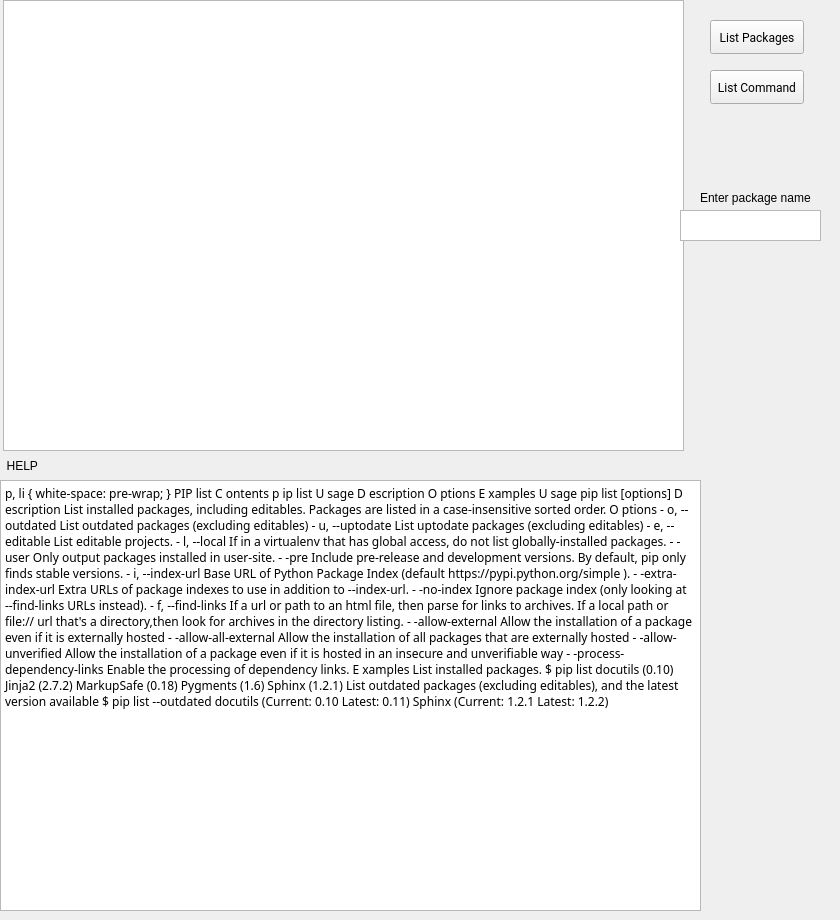
  <widget class="QWidget" name="tab_2">
   <attribute name="title">
    <string>List</string>
   </attribute>
   <widget class="QLabel" name="label_3">
    <property name="geometry">
     <rect>
      <x>0</x>
      <y>450</y>
      <width>821</width>
      <height>31</height>
     </rect>
    </property>
    <property name="text">
     <string>  HELP</string>
    </property>
   </widget>
   <widget class="QTextEdit" name="textEdit_helplist">
    <property name="geometry">
     <rect>
      <x>0</x>
      <y>480</y>
      <width>701</width>
      <height>431</height>
     </rect>
    </property>
    <property name="font">
     <font>
      <family>Adobe Arabic</family>
     </font>
    </property>
    <property name="html">
     <string>&lt;!DOCTYPE HTML PUBLIC &quot;-//W3C//DTD HTML 4.0//EN&quot; &quot;http://www.w3.org/TR/REC-html40/strict.dtd&quot;&gt;
&lt;html&gt;&lt;head&gt;&lt;meta name=&quot;qrichtext&quot; content=&quot;1&quot; /&gt;&lt;style type=&quot;text/css&quot;&gt;
p, li { white-space: pre-wrap; }
&lt;/style&gt;&lt;/head&gt;&lt;body style=&quot; font-family:'Adobe Arabic'; font-size:8.25pt; font-weight:400; font-style:normal;&quot;&gt;
&lt;p style=&quot; margin-top:18px; margin-bottom:12px; margin-left:0px; margin-right:0px; -qt-block-indent:0; text-indent:0px;&quot;&gt;&lt;a href=&quot;https://pip.pypa.io/en/latest/reference/pip_list.html#id2&quot;&gt;&lt;span style=&quot; font-size:18pt; font-weight:600; text-decoration: underline; color:#ff0000;&quot;&gt;PIP list&lt;/span&gt;&lt;/a&gt;&lt;/p&gt;
&lt;p style=&quot; margin-top:0px; margin-bottom:0px; margin-left:0px; margin-right:0px; -qt-block-indent:0; text-indent:0px;&quot;&gt;&lt;a name=&quot;contents&quot;&gt;&lt;/a&gt;&lt;span style=&quot; font-size:18pt; font-weight:600;&quot;&gt;C&lt;/span&gt;&lt;span style=&quot; font-size:18pt; font-weight:600;&quot;&gt;ontents&lt;/span&gt;&lt;/p&gt;
&lt;p style=&quot; margin-top:0px; margin-bottom:0px; margin-left:0px; margin-right:0px; -qt-block-indent:0; text-indent:0px;&quot;&gt;&lt;a name=&quot;id2&quot;&gt;&lt;/a&gt;&lt;a href=&quot;https://pip.pypa.io/en/latest/reference/pip_list.html#pip-list&quot;&gt;&lt;span style=&quot; font-size:18pt; font-weight:600; text-decoration: underline; color:#ff0000;&quot;&gt;p&lt;/span&gt;&lt;/a&gt;&lt;span style=&quot; font-size:18pt; font-weight:600; color:#ff0000;&quot;&gt;ip list&lt;/span&gt;&lt;/p&gt;
&lt;p style=&quot; margin-top:0px; margin-bottom:0px; margin-left:0px; margin-right:0px; -qt-block-indent:0; text-indent:0px;&quot;&gt;&lt;a name=&quot;id3&quot;&gt;&lt;/a&gt;&lt;a href=&quot;https://pip.pypa.io/en/latest/reference/pip_list.html#usage&quot;&gt;&lt;span style=&quot; font-size:18pt; font-weight:600; text-decoration: underline; color:#ff0000;&quot;&gt;U&lt;/span&gt;&lt;/a&gt;&lt;span style=&quot; font-size:18pt; font-weight:600; color:#ff0000;&quot;&gt;sage&lt;/span&gt;&lt;/p&gt;
&lt;p style=&quot; margin-top:0px; margin-bottom:0px; margin-left:0px; margin-right:0px; -qt-block-indent:0; text-indent:0px;&quot;&gt;&lt;a name=&quot;id4&quot;&gt;&lt;/a&gt;&lt;a href=&quot;https://pip.pypa.io/en/latest/reference/pip_list.html#description&quot;&gt;&lt;span style=&quot; font-size:18pt; font-weight:600; text-decoration: underline; color:#ff0000;&quot;&gt;D&lt;/span&gt;&lt;/a&gt;&lt;span style=&quot; font-size:18pt; font-weight:600; color:#ff0000;&quot;&gt;escription&lt;/span&gt;&lt;/p&gt;
&lt;p style=&quot; margin-top:0px; margin-bottom:0px; margin-left:0px; margin-right:0px; -qt-block-indent:0; text-indent:0px;&quot;&gt;&lt;a name=&quot;id5&quot;&gt;&lt;/a&gt;&lt;a href=&quot;https://pip.pypa.io/en/latest/reference/pip_list.html#options&quot;&gt;&lt;span style=&quot; font-size:18pt; font-weight:600; text-decoration: underline; color:#ff0000;&quot;&gt;O&lt;/span&gt;&lt;/a&gt;&lt;span style=&quot; font-size:18pt; font-weight:600; color:#ff0000;&quot;&gt;ptions&lt;/span&gt;&lt;/p&gt;
&lt;p style=&quot; margin-top:0px; margin-bottom:0px; margin-left:0px; margin-right:0px; -qt-block-indent:0; text-indent:0px;&quot;&gt;&lt;a name=&quot;id6&quot;&gt;&lt;/a&gt;&lt;a href=&quot;https://pip.pypa.io/en/latest/reference/pip_list.html#examples&quot;&gt;&lt;span style=&quot; font-size:18pt; font-weight:600; text-decoration: underline; color:#ff0000;&quot;&gt;E&lt;/span&gt;&lt;/a&gt;&lt;span style=&quot; font-size:18pt; font-weight:600; color:#ff0000;&quot;&gt;xamples&lt;/span&gt;&lt;/p&gt;
&lt;p style=&quot; margin-top:0px; margin-bottom:0px; margin-left:0px; margin-right:0px; -qt-block-indent:0; text-indent:0px;&quot;&gt;&lt;a name=&quot;usage&quot;&gt;&lt;/a&gt;&lt;a href=&quot;https://pip.pypa.io/en/latest/reference/pip_list.html#id3&quot;&gt;&lt;span style=&quot; font-size:18pt; font-weight:600; text-decoration: underline; color:#ff0000;&quot;&gt;U&lt;/span&gt;&lt;/a&gt;&lt;span style=&quot; font-size:18pt; font-weight:600; color:#ff0000;&quot;&gt;sage&lt;/span&gt;&lt;/p&gt;
&lt;p style=&quot; margin-top:12px; margin-bottom:12px; margin-left:0px; margin-right:0px; -qt-block-indent:0; text-indent:0px;&quot;&gt;&lt;span style=&quot; font-family:'Courier New,courier'; font-size:18pt; font-weight:600;&quot;&gt;pip list [options]&lt;/span&gt;&lt;/p&gt;
&lt;p style=&quot; margin-top:0px; margin-bottom:0px; margin-left:0px; margin-right:0px; -qt-block-indent:0; text-indent:0px;&quot;&gt;&lt;a name=&quot;description&quot;&gt;&lt;/a&gt;&lt;a href=&quot;https://pip.pypa.io/en/latest/reference/pip_list.html#id4&quot;&gt;&lt;span style=&quot; font-size:18pt; font-weight:600; text-decoration: underline; color:#ff0000;&quot;&gt;D&lt;/span&gt;&lt;/a&gt;&lt;span style=&quot; font-size:18pt; font-weight:600; text-decoration: underline; color:#ff0000;&quot;&gt;escription&lt;/span&gt;&lt;/p&gt;
&lt;p style=&quot; margin-top:12px; margin-bottom:12px; margin-left:0px; margin-right:0px; -qt-block-indent:0; text-indent:0px;&quot;&gt;&lt;span style=&quot; font-size:18pt; font-weight:600;&quot;&gt;List installed packages, including editables.&lt;/span&gt;&lt;/p&gt;
&lt;p style=&quot; margin-top:12px; margin-bottom:12px; margin-left:0px; margin-right:0px; -qt-block-indent:0; text-indent:0px;&quot;&gt;&lt;span style=&quot; font-size:18pt; font-weight:600;&quot;&gt;Packages are listed in a case-insensitive sorted order.&lt;/span&gt;&lt;/p&gt;
&lt;p style=&quot; margin-top:0px; margin-bottom:0px; margin-left:0px; margin-right:0px; -qt-block-indent:0; text-indent:0px;&quot;&gt;&lt;a name=&quot;options&quot;&gt;&lt;/a&gt;&lt;a href=&quot;https://pip.pypa.io/en/latest/reference/pip_list.html#id5&quot;&gt;&lt;span style=&quot; font-size:18pt; font-weight:600; text-decoration: underline; color:#ff0000;&quot;&gt;O&lt;/span&gt;&lt;/a&gt;&lt;span style=&quot; font-size:18pt; font-weight:600; text-decoration: underline; color:#ff0000;&quot;&gt;ptions&lt;/span&gt;&lt;/p&gt;
&lt;p style=&quot; margin-top:0px; margin-bottom:0px; margin-left:0px; margin-right:0px; -qt-block-indent:0; text-indent:0px;&quot;&gt;&lt;a name=&quot;list-outdated&quot;&gt;&lt;/a&gt;&lt;span style=&quot; font-family:'Courier New,courier'; font-size:18pt; font-weight:600;&quot;&gt;-&lt;/span&gt;&lt;span style=&quot; font-family:'Courier New,courier'; font-size:18pt; font-weight:600;&quot;&gt;o, --outdated&lt;/span&gt;&lt;/p&gt;
&lt;p style=&quot; margin-top:12px; margin-bottom:12px; margin-left:30px; margin-right:0px; -qt-block-indent:0; text-indent:0px;&quot;&gt;&lt;span style=&quot; font-size:18pt; font-weight:600;&quot;&gt;List outdated packages (excluding editables) &lt;/span&gt;&lt;/p&gt;
&lt;p style=&quot; margin-top:0px; margin-bottom:0px; margin-left:0px; margin-right:0px; -qt-block-indent:0; text-indent:0px;&quot;&gt;&lt;a name=&quot;cmdoption-u&quot;&gt;&lt;/a&gt;&lt;span style=&quot; font-family:'Courier New,courier'; font-size:18pt; font-weight:600;&quot;&gt;-&lt;/span&gt;&lt;span style=&quot; font-family:'Courier New,courier'; font-size:18pt; font-weight:600;&quot;&gt;u, --uptodate&lt;/span&gt;&lt;/p&gt;
&lt;p style=&quot; margin-top:12px; margin-bottom:12px; margin-left:30px; margin-right:0px; -qt-block-indent:0; text-indent:0px;&quot;&gt;&lt;span style=&quot; font-size:18pt; font-weight:600;&quot;&gt;List uptodate packages (excluding editables) &lt;/span&gt;&lt;/p&gt;
&lt;p style=&quot; margin-top:0px; margin-bottom:0px; margin-left:0px; margin-right:0px; -qt-block-indent:0; text-indent:0px;&quot;&gt;&lt;a name=&quot;cmdoption-e&quot;&gt;&lt;/a&gt;&lt;span style=&quot; font-family:'Courier New,courier'; font-size:18pt; font-weight:600;&quot;&gt;-&lt;/span&gt;&lt;span style=&quot; font-family:'Courier New,courier'; font-size:18pt; font-weight:600;&quot;&gt;e, --editable&lt;/span&gt;&lt;/p&gt;
&lt;p style=&quot; margin-top:12px; margin-bottom:12px; margin-left:30px; margin-right:0px; -qt-block-indent:0; text-indent:0px;&quot;&gt;&lt;span style=&quot; font-size:18pt; font-weight:600;&quot;&gt;List editable projects. &lt;/span&gt;&lt;/p&gt;
&lt;p style=&quot; margin-top:0px; margin-bottom:0px; margin-left:0px; margin-right:0px; -qt-block-indent:0; text-indent:0px;&quot;&gt;&lt;a name=&quot;cmdoption-l&quot;&gt;&lt;/a&gt;&lt;span style=&quot; font-family:'Courier New,courier'; font-size:18pt; font-weight:600;&quot;&gt;-&lt;/span&gt;&lt;span style=&quot; font-family:'Courier New,courier'; font-size:18pt; font-weight:600;&quot;&gt;l, --local&lt;/span&gt;&lt;/p&gt;
&lt;p style=&quot; margin-top:12px; margin-bottom:12px; margin-left:30px; margin-right:0px; -qt-block-indent:0; text-indent:0px;&quot;&gt;&lt;span style=&quot; font-size:18pt; font-weight:600;&quot;&gt;If in a virtualenv that has global access, do not list globally-installed packages. &lt;/span&gt;&lt;/p&gt;
&lt;p style=&quot; margin-top:0px; margin-bottom:0px; margin-left:0px; margin-right:0px; -qt-block-indent:0; text-indent:0px;&quot;&gt;&lt;a name=&quot;cmdoption--user&quot;&gt;&lt;/a&gt;&lt;span style=&quot; font-family:'Courier New,courier'; font-size:18pt; font-weight:600;&quot;&gt;-&lt;/span&gt;&lt;span style=&quot; font-family:'Courier New,courier'; font-size:18pt; font-weight:600;&quot;&gt;-user&lt;/span&gt;&lt;/p&gt;
&lt;p style=&quot; margin-top:12px; margin-bottom:12px; margin-left:30px; margin-right:0px; -qt-block-indent:0; text-indent:0px;&quot;&gt;&lt;span style=&quot; font-size:18pt; font-weight:600;&quot;&gt;Only output packages installed in user-site. &lt;/span&gt;&lt;/p&gt;
&lt;p style=&quot; margin-top:0px; margin-bottom:0px; margin-left:0px; margin-right:0px; -qt-block-indent:0; text-indent:0px;&quot;&gt;&lt;a name=&quot;cmdoption--pre&quot;&gt;&lt;/a&gt;&lt;span style=&quot; font-family:'Courier New,courier'; font-size:18pt; font-weight:600;&quot;&gt;-&lt;/span&gt;&lt;span style=&quot; font-family:'Courier New,courier'; font-size:18pt; font-weight:600;&quot;&gt;-pre&lt;/span&gt;&lt;/p&gt;
&lt;p style=&quot; margin-top:12px; margin-bottom:12px; margin-left:30px; margin-right:0px; -qt-block-indent:0; text-indent:0px;&quot;&gt;&lt;span style=&quot; font-size:18pt; font-weight:600;&quot;&gt;Include pre-release and development versions. By default, pip only finds stable versions. &lt;/span&gt;&lt;/p&gt;
&lt;p style=&quot; margin-top:0px; margin-bottom:0px; margin-left:0px; margin-right:0px; -qt-block-indent:0; text-indent:0px;&quot;&gt;&lt;a name=&quot;index-url&quot;&gt;&lt;/a&gt;&lt;span style=&quot; font-family:'Courier New,courier'; font-size:18pt; font-weight:600;&quot;&gt;-&lt;/span&gt;&lt;span style=&quot; font-family:'Courier New,courier'; font-size:18pt; font-weight:600;&quot;&gt;i, --index-url &amp;lt;url&amp;gt;&lt;/span&gt;&lt;/p&gt;
&lt;p style=&quot; margin-top:12px; margin-bottom:12px; margin-left:30px; margin-right:0px; -qt-block-indent:0; text-indent:0px;&quot;&gt;&lt;span style=&quot; font-size:18pt; font-weight:600;&quot;&gt;Base URL of Python Package Index (default &lt;/span&gt;&lt;a href=&quot;https://pypi.python.org/simple&quot;&gt;&lt;span style=&quot; font-size:18pt; font-weight:600; text-decoration: underline; color:#0000ff;&quot;&gt;https://pypi.python.org/simple&lt;/span&gt;&lt;/a&gt;&lt;span style=&quot; font-size:18pt; font-weight:600;&quot;&gt;). &lt;/span&gt;&lt;/p&gt;
&lt;p style=&quot; margin-top:0px; margin-bottom:0px; margin-left:0px; margin-right:0px; -qt-block-indent:0; text-indent:0px;&quot;&gt;&lt;a name=&quot;cmdoption--extra-index-url&quot;&gt;&lt;/a&gt;&lt;span style=&quot; font-family:'Courier New,courier'; font-size:18pt; font-weight:600;&quot;&gt;-&lt;/span&gt;&lt;span style=&quot; font-family:'Courier New,courier'; font-size:18pt; font-weight:600;&quot;&gt;-extra-index-url &amp;lt;url&amp;gt;&lt;/span&gt;&lt;/p&gt;
&lt;p style=&quot; margin-top:12px; margin-bottom:12px; margin-left:30px; margin-right:0px; -qt-block-indent:0; text-indent:0px;&quot;&gt;&lt;span style=&quot; font-size:18pt; font-weight:600;&quot;&gt;Extra URLs of package indexes to use in addition to --index-url. &lt;/span&gt;&lt;/p&gt;
&lt;p style=&quot; margin-top:0px; margin-bottom:0px; margin-left:0px; margin-right:0px; -qt-block-indent:0; text-indent:0px;&quot;&gt;&lt;a name=&quot;cmdoption--no-index&quot;&gt;&lt;/a&gt;&lt;span style=&quot; font-family:'Courier New,courier'; font-size:18pt; font-weight:600;&quot;&gt;-&lt;/span&gt;&lt;span style=&quot; font-family:'Courier New,courier'; font-size:18pt; font-weight:600;&quot;&gt;-no-index&lt;/span&gt;&lt;/p&gt;
&lt;p style=&quot; margin-top:12px; margin-bottom:12px; margin-left:30px; margin-right:0px; -qt-block-indent:0; text-indent:0px;&quot;&gt;&lt;span style=&quot; font-size:18pt; font-weight:600;&quot;&gt;Ignore package index (only looking at --find-links URLs instead). &lt;/span&gt;&lt;/p&gt;
&lt;p style=&quot; margin-top:0px; margin-bottom:0px; margin-left:0px; margin-right:0px; -qt-block-indent:0; text-indent:0px;&quot;&gt;&lt;a name=&quot;cmdoption-f&quot;&gt;&lt;/a&gt;&lt;span style=&quot; font-family:'Courier New,courier'; font-size:18pt; font-weight:600;&quot;&gt;-&lt;/span&gt;&lt;span style=&quot; font-family:'Courier New,courier'; font-size:18pt; font-weight:600;&quot;&gt;f, --find-links &amp;lt;url&amp;gt;&lt;/span&gt;&lt;/p&gt;
&lt;p style=&quot; margin-top:12px; margin-bottom:12px; margin-left:30px; margin-right:0px; -qt-block-indent:0; text-indent:0px;&quot;&gt;&lt;span style=&quot; font-size:18pt; font-weight:600;&quot;&gt;If a url or path to an html file, then parse for links to archives. If a local path or &lt;/span&gt;&lt;a href=&quot;file://&quot;&gt;&lt;span style=&quot; font-size:18pt; font-weight:600; text-decoration: underline; color:#0000ff;&quot;&gt;file://&lt;/span&gt;&lt;/a&gt;&lt;span style=&quot; font-size:18pt; font-weight:600;&quot;&gt; url that's a directory,then look for archives in the directory listing. &lt;/span&gt;&lt;/p&gt;
&lt;p style=&quot; margin-top:0px; margin-bottom:0px; margin-left:0px; margin-right:0px; -qt-block-indent:0; text-indent:0px;&quot;&gt;&lt;a name=&quot;cmdoption--allow-external&quot;&gt;&lt;/a&gt;&lt;span style=&quot; font-family:'Courier New,courier'; font-size:18pt; font-weight:600;&quot;&gt;-&lt;/span&gt;&lt;span style=&quot; font-family:'Courier New,courier'; font-size:18pt; font-weight:600;&quot;&gt;-allow-external &amp;lt;package&amp;gt;&lt;/span&gt;&lt;/p&gt;
&lt;p style=&quot; margin-top:12px; margin-bottom:12px; margin-left:30px; margin-right:0px; -qt-block-indent:0; text-indent:0px;&quot;&gt;&lt;span style=&quot; font-size:18pt; font-weight:600;&quot;&gt;Allow the installation of a package even if it is externally hosted &lt;/span&gt;&lt;/p&gt;
&lt;p style=&quot; margin-top:0px; margin-bottom:0px; margin-left:0px; margin-right:0px; -qt-block-indent:0; text-indent:0px;&quot;&gt;&lt;a name=&quot;cmdoption--allow-all-external&quot;&gt;&lt;/a&gt;&lt;span style=&quot; font-family:'Courier New,courier'; font-size:18pt; font-weight:600;&quot;&gt;-&lt;/span&gt;&lt;span style=&quot; font-family:'Courier New,courier'; font-size:18pt; font-weight:600;&quot;&gt;-allow-all-external&lt;/span&gt;&lt;/p&gt;
&lt;p style=&quot; margin-top:12px; margin-bottom:12px; margin-left:30px; margin-right:0px; -qt-block-indent:0; text-indent:0px;&quot;&gt;&lt;span style=&quot; font-size:18pt; font-weight:600;&quot;&gt;Allow the installation of all packages that are externally hosted &lt;/span&gt;&lt;/p&gt;
&lt;p style=&quot; margin-top:0px; margin-bottom:0px; margin-left:0px; margin-right:0px; -qt-block-indent:0; text-indent:0px;&quot;&gt;&lt;a name=&quot;cmdoption--allow-unverified&quot;&gt;&lt;/a&gt;&lt;span style=&quot; font-family:'Courier New,courier'; font-size:18pt; font-weight:600;&quot;&gt;-&lt;/span&gt;&lt;span style=&quot; font-family:'Courier New,courier'; font-size:18pt; font-weight:600;&quot;&gt;-allow-unverified &amp;lt;package&amp;gt;&lt;/span&gt;&lt;/p&gt;
&lt;p style=&quot; margin-top:12px; margin-bottom:12px; margin-left:30px; margin-right:0px; -qt-block-indent:0; text-indent:0px;&quot;&gt;&lt;span style=&quot; font-size:18pt; font-weight:600;&quot;&gt;Allow the installation of a package even if it is hosted in an insecure and unverifiable way &lt;/span&gt;&lt;/p&gt;
&lt;p style=&quot; margin-top:0px; margin-bottom:0px; margin-left:0px; margin-right:0px; -qt-block-indent:0; text-indent:0px;&quot;&gt;&lt;a name=&quot;cmdoption--process-dependency-links&quot;&gt;&lt;/a&gt;&lt;span style=&quot; font-family:'Courier New,courier'; font-size:18pt; font-weight:600;&quot;&gt;-&lt;/span&gt;&lt;span style=&quot; font-family:'Courier New,courier'; font-size:18pt; font-weight:600;&quot;&gt;-process-dependency-links&lt;/span&gt;&lt;/p&gt;
&lt;p style=&quot; margin-top:12px; margin-bottom:12px; margin-left:30px; margin-right:0px; -qt-block-indent:0; text-indent:0px;&quot;&gt;&lt;span style=&quot; font-size:18pt; font-weight:600;&quot;&gt;Enable the processing of dependency links. &lt;/span&gt;&lt;/p&gt;
&lt;p style=&quot; margin-top:0px; margin-bottom:0px; margin-left:0px; margin-right:0px; -qt-block-indent:0; text-indent:0px;&quot;&gt;&lt;a name=&quot;examples&quot;&gt;&lt;/a&gt;&lt;a href=&quot;https://pip.pypa.io/en/latest/reference/pip_list.html#id6&quot;&gt;&lt;span style=&quot; font-size:18pt; font-weight:600; text-decoration: underline; color:#0000ff;&quot;&gt;E&lt;/span&gt;&lt;/a&gt;&lt;span style=&quot; font-size:18pt; font-weight:600; text-decoration: underline; color:#0000ff;&quot;&gt;xamples&lt;/span&gt;&lt;/p&gt;
&lt;ol style=&quot;margin-top: 0px; margin-bottom: 0px; margin-left: 0px; margin-right: 0px; -qt-list-indent: 1;&quot;&gt;&lt;li style=&quot; font-size:18pt; font-weight:600;&quot; style=&quot; margin-top:12px; margin-bottom:12px; margin-left:0px; margin-right:0px; -qt-block-indent:0; text-indent:0px;&quot;&gt;List installed packages.&lt;/li&gt;&lt;/ol&gt;
&lt;p style=&quot; margin-top:12px; margin-bottom:0px; margin-left:40px; margin-right:40px; -qt-block-indent:0; text-indent:0px;&quot;&gt;&lt;span style=&quot; font-family:'Courier New,courier'; font-size:18pt; font-weight:600;&quot;&gt;$ pip list&lt;/span&gt;&lt;/p&gt;
&lt;p style=&quot; margin-top:0px; margin-bottom:0px; margin-left:40px; margin-right:40px; -qt-block-indent:0; text-indent:0px;&quot;&gt;&lt;span style=&quot; font-family:'Courier New,courier'; font-size:18pt; font-weight:600;&quot;&gt;docutils (0.10)&lt;/span&gt;&lt;/p&gt;
&lt;p style=&quot; margin-top:0px; margin-bottom:0px; margin-left:40px; margin-right:40px; -qt-block-indent:0; text-indent:0px;&quot;&gt;&lt;span style=&quot; font-family:'Courier New,courier'; font-size:18pt; font-weight:600;&quot;&gt;Jinja2 (2.7.2)&lt;/span&gt;&lt;/p&gt;
&lt;p style=&quot; margin-top:0px; margin-bottom:0px; margin-left:40px; margin-right:40px; -qt-block-indent:0; text-indent:0px;&quot;&gt;&lt;span style=&quot; font-family:'Courier New,courier'; font-size:18pt; font-weight:600;&quot;&gt;MarkupSafe (0.18)&lt;/span&gt;&lt;/p&gt;
&lt;p style=&quot; margin-top:0px; margin-bottom:0px; margin-left:40px; margin-right:40px; -qt-block-indent:0; text-indent:0px;&quot;&gt;&lt;span style=&quot; font-family:'Courier New,courier'; font-size:18pt; font-weight:600;&quot;&gt;Pygments (1.6)&lt;/span&gt;&lt;/p&gt;
&lt;p style=&quot; margin-top:0px; margin-bottom:12px; margin-left:40px; margin-right:40px; -qt-block-indent:0; text-indent:0px;&quot;&gt;&lt;span style=&quot; font-family:'Courier New,courier'; font-size:18pt; font-weight:600;&quot;&gt;Sphinx (1.2.1)&lt;/span&gt;&lt;/p&gt;
&lt;ol style=&quot;margin-top: 0px; margin-bottom: 0px; margin-left: 0px; margin-right: 0px; -qt-list-indent: 1;&quot;&gt;&lt;li style=&quot; font-size:18pt; font-weight:600;&quot; style=&quot; margin-top:12px; margin-bottom:12px; margin-left:0px; margin-right:0px; -qt-block-indent:0; text-indent:0px;&quot;&gt;List outdated packages (excluding editables), and the latest version available&lt;/li&gt;&lt;/ol&gt;
&lt;p style=&quot; margin-top:12px; margin-bottom:0px; margin-left:40px; margin-right:40px; -qt-block-indent:0; text-indent:0px;&quot;&gt;&lt;span style=&quot; font-family:'Courier New,courier'; font-size:18pt; font-weight:600;&quot;&gt;$ pip list --outdated&lt;/span&gt;&lt;/p&gt;
&lt;p style=&quot; margin-top:0px; margin-bottom:0px; margin-left:40px; margin-right:40px; -qt-block-indent:0; text-indent:0px;&quot;&gt;&lt;span style=&quot; font-family:'Courier New,courier'; font-size:18pt; font-weight:600;&quot;&gt;docutils (Current: 0.10 Latest: 0.11)&lt;/span&gt;&lt;/p&gt;
&lt;p style=&quot; margin-top:0px; margin-bottom:12px; margin-left:40px; margin-right:40px; -qt-block-indent:0; text-indent:0px;&quot;&gt;&lt;span style=&quot; font-family:'Courier New,courier'; font-size:18pt; font-weight:600;&quot;&gt;Sphinx (Current: 1.2.1 Latest: 1.2.2)&lt;/span&gt;&lt;/p&gt;&lt;/body&gt;&lt;/html&gt;</string>
    </property>
   </widget>
   <widget class="QTextEdit" name="textEdit_list">
    <property name="geometry">
     <rect>
      <x>3</x>
      <y>0</y>
      <width>681</width>
      <height>451</height>
     </rect>
    </property>
    <property name="font">
     <font>
      <family>Roboto</family>
      <pointsize>10</pointsize>
     </font>
    </property>
   </widget>
   <widget class="QPushButton" name="List_packagebtr">
    <property name="geometry">
     <rect>
      <x>710</x>
      <y>20</y>
      <width>94</width>
      <height>34</height>
     </rect>
    </property>
    <property name="font">
     <font>
      <family>Roboto</family>
      <italic>false</italic>
     </font>
    </property>
    <property name="toolTip">
     <string>&lt;html&gt;&lt;head/&gt;&lt;body&gt;&lt;p&gt;List installed packages.&lt;/p&gt;&lt;/body&gt;&lt;/html&gt;</string>
    </property>
    <property name="text">
     <string>List Packages</string>
    </property>
   </widget>
   <widget class="QPushButton" name="List_commandbtr">
    <property name="geometry">
     <rect>
      <x>710</x>
      <y>70</y>
      <width>94</width>
      <height>34</height>
     </rect>
    </property>
    <property name="font">
     <font>
      <family>Roboto</family>
      <italic>false</italic>
     </font>
    </property>
    <property name="toolTip">
     <string>&lt;html&gt;&lt;head/&gt;&lt;body&gt;&lt;p&gt;Your own list command.&lt;/p&gt;&lt;/body&gt;&lt;/html&gt;</string>
    </property>
    <property name="text">
     <string>List Command</string>
    </property>
   </widget>
   <widget class="QLabel" name="label_9">
    <property name="geometry">
     <rect>
      <x>700</x>
      <y>190</y>
      <width>131</width>
      <height>16</height>
     </rect>
    </property>
    <property name="text">
     <string>Enter package name</string>
    </property>
   </widget>
   <widget class="QTextEdit" name="install_box_2">
    <property name="geometry">
     <rect>
      <x>680</x>
      <y>210</y>
      <width>141</width>
      <height>31</height>
     </rect>
    </property>
    <property name="toolTip">
     <string>&lt;html&gt;&lt;head/&gt;&lt;body&gt;&lt;p&gt;Enter here waht to search for.&lt;/p&gt;&lt;/body&gt;&lt;/html&gt;</string>
    </property>
   </widget>
  </widget>
